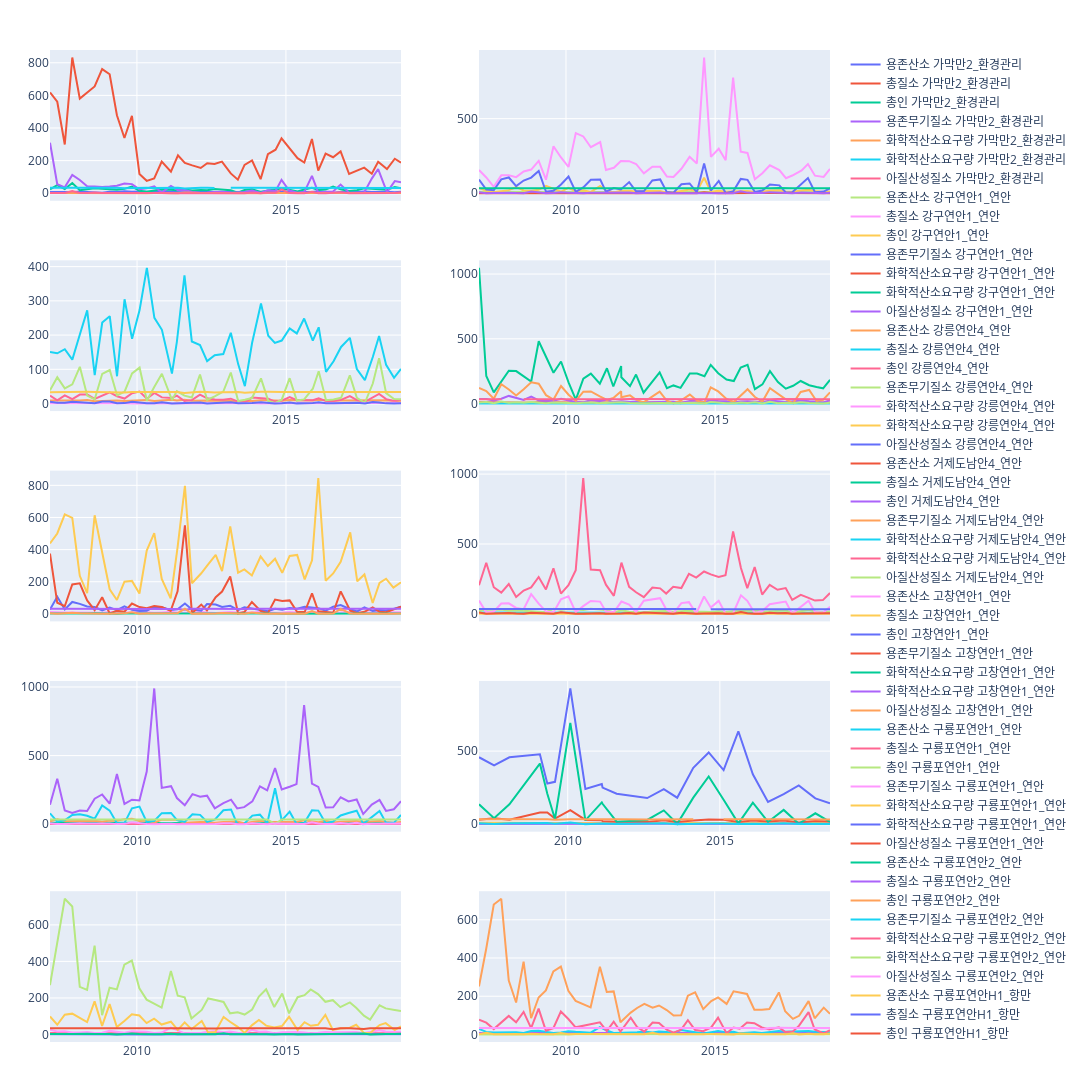

The code cell stored with this chart in its notebook:
### Code cell
ocean_df = pd.read_csv(f'data/surface/0.05/2018.csv')
origin = pd.read_csv('./data/2018.csv')
print(ocean_df.columns)
print(len(origin['station'].unique().tolist()))
unique_values = ocean_df['station'].unique().tolist()
print("개수:",len(unique_values))
fig = make_subplots(rows=5, cols=2)


for i, d in enumerate(unique_values[:10]):
    row = i // 2 + 1  # 행 결정
    col = i % 2 + 1   # 열 결정
    x = ocean_df.loc[ocean_df['station'] == d].sort_values(by='date_time').reset_index()
    
    fig.add_trace(go.Scatter(x=x['date_time'], y=x['용존산소[mg/L]'], name=f'용존산소 {d}'), row=row, col=col)
    fig.add_trace(go.Scatter(x=x['date_time'], y=x['총질소[μg/L]'], name=f'총질소 {d}'), row=row, col=col)
    fig.add_trace(go.Scatter(x=x['date_time'], y=x['총인[μg/L]'], name=f'총인 {d}'), row=row, col=col)
    fig.add_trace(go.Scatter(x=x['date_time'], y=x['용존무기질소[μg/L]'], name=f'용존무기질소 {d}'), row=row, col=col)
    fig.add_trace(go.Scatter(x=x['date_time'], y=x['화학적산소요구량[mg/L]'], name=f'화학적산소요구량 {d}'), row=row, col=col)
    fig.add_trace(go.Scatter(x=x['date_time'], y=x['염분[psu]'], name=f'화학적산소요구량 {d}'), row=row, col=col)
    fig.add_trace(go.Scatter(x=x['date_time'], y=x['아질산성질소[μg/L]'], name=f'아질산성질소 {d}'), row=row, col=col)

fig.update_layout(width=1200, height=1200, margin=dict(t=50, b=50, l=50, r=50))

fig.show()

### Figure 1 — Plotly figure (JSON) as saved in the notebook; plotly's stock layout.template omitted (floating-point values rounded to 4 significant figures; data arrays with more than 128 entries replaced by an {"elided": "..."} marker saying what was removed)
{"data": [{"name": "용존산소 가막만2_환경관리", "type": "scatter", "x": {"elided": "252 str values"}, "xaxis": "x", "y": {"elided": "252 float values"}, "yaxis": "y"}, {"name": "총질소 가막만2_환경관리", "type": "scatter", "x": {"elided": "252 str values"}, "xaxis": "x", "y": {"elided": "252 float values"}, "yaxis": "y"}, {"name": "총인 가막만2_환경관리", "type": "scatter", "x": {"elided": "252 str values"}, "xaxis": "x", "y": {"elided": "252 float values"}, "yaxis": "y"}, {"name": "용존무기질소 가막만2_환경관리", "type": "scatter", "x": {"elided": "252 str values"}, "xaxis": "x", "y": {"elided": "252 float values"}, "yaxis": "y"}, {"name": "화학적산소요구량 가막만2_환경관리", "type": "scatter", "x": {"elided": "252 str values"}, "xaxis": "x", "y": {"elided": "252 float values"}, "yaxis": "y"}, {"name": "화학적산소요구량 가막만2_환경관리", "type": "scatter", "x": {"elided": "252 str values"}, "xaxis": "x", "y": {"elided": "252 float values"}, "yaxis": "y"}, {"name": "아질산성질소 가막만2_환경관리", "type": "scatter", "x": {"elided": "252 str values"}, "xaxis": "x", "y": {"elided": "252 float values"}, "yaxis": "y"}, {"name": "용존산소 강구연안1_연안", "type": "scatter", "x": {"elided": "252 str values"}, "xaxis": "x2", "y": {"elided": "252 float values"}, "yaxis": "y2"}, {"name": "총질소 강구연안1_연안", "type": "scatter", "x": {"elided": "252 str values"}, "xaxis": "x2", "y": {"elided": "252 float values"}, "yaxis": "y2"}, {"name": "총인 강구연안1_연안", "type": "scatter", "x": {"elided": "252 str values"}, "xaxis": "x2", "y": {"elided": "252 float values"}, "yaxis": "y2"}, {"name": "용존무기질소 강구연안1_연안", "type": "scatter", "x": {"elided": "252 str values"}, "xaxis": "x2", "y": {"elided": "252 float values"}, "yaxis": "y2"}, {"name": "화학적산소요구량 강구연안1_연안", "type": "scatter", "x": {"elided": "252 str values"}, "xaxis": "x2", "y": {"elided": "252 float values"}, "yaxis": "y2"}, {"name": "화학적산소요구량 강구연안1_연안", "type": "scatter", "x": {"elided": "252 str values"}, "xaxis": "x2", "y": {"elided": "252 float values"}, "yaxis": "y2"}, {"name": "아질산성질소 강구연안1_연안", "type": "scatter", "x": {"elided": "252 str values"}, "xaxis": "x2", "y": {"elided": "252 float values"}, "yaxis": "y2"}, {"name": "용존산소 강릉연안4_연안", "type": "scatter", "x": {"elided": "252 str values"}, "xaxis": "x3", "y": {"elided": "252 float values"}, "yaxis": "y3"}, {"name": "총질소 강릉연안4_연안", "type": "scatter", "x": {"elided": "252 str values"}, "xaxis": "x3", "y": {"elided": "252 float values"}, "yaxis": "y3"}, {"name": "총인 강릉연안4_연안", "type": "scatter", "x": {"elided": "252 str values"}, "xaxis": "x3", "y": {"elided": "252 float values"}, "yaxis": "y3"}, {"name": "용존무기질소 강릉연안4_연안", "type": "scatter", "x": {"elided": "252 str values"}, "xaxis": "x3", "y": {"elided": "252 float values"}, "yaxis": "y3"}, {"name": "화학적산소요구량 강릉연안4_연안", "type": "scatter", "x": {"elided": "252 str values"}, "xaxis": "x3", "y": {"elided": "252 float values"}, "yaxis": "y3"}, {"name": "화학적산소요구량 강릉연안4_연안", "type": "scatter", "x": {"elided": "252 str values"}, "xaxis": "x3", "y": {"elided": "252 float values"}, "yaxis": "y3"}, {"name": "아질산성질소 강릉연안4_연안", "type": "scatter", "x": {"elided": "252 str values"}, "xaxis": "x3", "y": {"elided": "252 float values"}, "yaxis": "y3"}, {"name": "용존산소 거제도남안4_연안", "type": "scatter", "x": {"elided": "252 str values"}, "xaxis": "x4", "y": {"elided": "252 float values"}, "yaxis": "y4"}, {"name": "총질소 거제도남안4_연안", "type": "scatter", "x": {"elided": "252 str values"}, "xaxis": "x4", "y": {"elided": "252 float values"}, "yaxis": "y4"}, {"name": "총인 거제도남안4_연안", "type": "scatter", "x": {"elided": "252 str values"}, "xaxis": "x4", "y": {"elided": "252 float values"}, "yaxis": "y4"}, {"name": "용존무기질소 거제도남안4_연안", "type": "scatter", "x": {"elided": "252 str values"}, "xaxis": "x4", "y": {"elided": "252 float values"}, "yaxis": "y4"}, {"name": "화학적산소요구량 거제도남안4_연안", "type": "scatter", "x": {"elided": "252 str values"}, "xaxis": "x4", "y": {"elided": "252 float values"}, "yaxis": "y4"}, {"name": "화학적산소요구량 거제도남안4_연안", "type": "scatter", "x": {"elided": "252 str values"}, "xaxis": "x4", "y": {"elided": "252 float values"}, "yaxis": "y4"}, {"name": "아질산성질소 거제도남안4_연안", "type": "scatter", "x": {"elided": "252 str values"}, "xaxis": "x4", "y": {"elided": "252 float values"}, "yaxis": "y4"}, {"name": "용존산소 고창연안1_연안", "type": "scatter", "x": {"elided": "252 str values"}, "xaxis": "x5", "y": {"elided": "252 float values"}, "yaxis": "y5"}, {"name": "총질소 고창연안1_연안", "type": "scatter", "x": {"elided": "252 str values"}, "xaxis": "x5", "y": {"elided": "252 float values"}, "yaxis": "y5"}, {"name": "총인 고창연안1_연안", "type": "scatter", "x": {"elided": "252 str values"}, "xaxis": "x5", "y": {"elided": "252 float values"}, "yaxis": "y5"}, {"name": "용존무기질소 고창연안1_연안", "type": "scatter", "x": {"elided": "252 str values"}, "xaxis": "x5", "y": {"elided": "252 float values"}, "yaxis": "y5"}, {"name": "화학적산소요구량 고창연안1_연안", "type": "scatter", "x": {"elided": "252 str values"}, "xaxis": "x5", "y": {"elided": "252 float values"}, "yaxis": "y5"}, {"name": "화학적산소요구량 고창연안1_연안", "type": "scatter", "x": {"elided": "252 str values"}, "xaxis": "x5", "y": {"elided": "252 float values"}, "yaxis": "y5"}, {"name": "아질산성질소 고창연안1_연안", "type": "scatter", "x": {"elided": "252 str values"}, "xaxis": "x5", "y": {"elided": "252 float values"}, "yaxis": "y5"}, {"name": "용존산소 구룡포연안1_연안", "type": "scatter", "x": {"elided": "252 str values"}, "xaxis": "x6", "y": {"elided": "252 float values"}, "yaxis": "y6"}, {"name": "총질소 구룡포연안1_연안", "type": "scatter", "x": {"elided": "252 str values"}, "xaxis": "x6", "y": {"elided": "252 float values"}, "yaxis": "y6"}, {"name": "총인 구룡포연안1_연안", "type": "scatter", "x": {"elided": "252 str values"}, "xaxis": "x6", "y": {"elided": "252 float values"}, "yaxis": "y6"}, {"name": "용존무기질소 구룡포연안1_연안", "type": "scatter", "x": {"elided": "252 str values"}, "xaxis": "x6", "y": {"elided": "252 float values"}, "yaxis": "y6"}, {"name": "화학적산소요구량 구룡포연안1_연안", "type": "scatter", "x": {"elided": "252 str values"}, "xaxis": "x6", "y": {"elided": "252 float values"}, "yaxis": "y6"}, {"name": "화학적산소요구량 구룡포연안1_연안", "type": "scatter", "x": {"elided": "252 str values"}, "xaxis": "x6", "y": {"elided": "252 float values"}, "yaxis": "y6"}, {"name": "아질산성질소 구룡포연안1_연안", "type": "scatter", "x": {"elided": "252 str values"}, "xaxis": "x6", "y": {"elided": "252 float values"}, "yaxis": "y6"}, {"name": "용존산소 구룡포연안2_연안", "type": "scatter", "x": {"elided": "252 str values"}, "xaxis": "x7", "y": {"elided": "252 float values"}, "yaxis": "y7"}, {"name": "총질소 구룡포연안2_연안", "type": "scatter", "x": {"elided": "252 str values"}, "xaxis": "x7", "y": {"elided": "252 float values"}, "yaxis": "y7"}, {"name": "총인 구룡포연안2_연안", "type": "scatter", "x": {"elided": "252 str values"}, "xaxis": "x7", "y": {"elided": "252 float values"}, "yaxis": "y7"}, {"name": "용존무기질소 구룡포연안2_연안", "type": "scatter", "x": {"elided": "252 str values"}, "xaxis": "x7", "y": {"elided": "252 float values"}, "yaxis": "y7"}, {"name": "화학적산소요구량 구룡포연안2_연안", "type": "scatter", "x": {"elided": "252 str values"}, "xaxis": "x7", "y": {"elided": "252 float values"}, "yaxis": "y7"}, {"name": "화학적산소요구량 구룡포연안2_연안", "type": "scatter", "x": {"elided": "252 str values"}, "xaxis": "x7", "y": {"elided": "252 float values"}, "yaxis": "y7"}, {"name": "아질산성질소 구룡포연안2_연안", "type": "scatter", "x": {"elided": "252 str values"}, "xaxis": "x7", "y": {"elided": "252 float values"}, "yaxis": "y7"}, {"name": "용존산소 구룡포연안H1_항만", "type": "scatter", "x": ["2007-02-01", "2007-02-01", "2007-02-01", "2007-02-01", "2007-02-01", "2007-02-01", "2007-02-01", "2007-08-01", "2007-08-01", "2007-08-01", "2007-08-01", "2007-08-01", "2007-08-01", "2007-08-01", "2008-02-01", "2008-02-01", "2008-02-01", "2008-02-01", "2008-02-01", "2008-02-01", "2008-02-01", "2009-02-01", "2009-02-01", "2009-02-01", "2009-02-01", "2009-02-01", "2009-02-01", "2009-02-01", "2009-05-01", "2009-05-01", "2009-05-01", "2009-05-01", "2009-05-01", "2009-05-01", "2009-05-01", "2009-08-01", "2009-08-01", "2009-08-01", "2009-08-01", "2009-08-01", "2009-08-01", "2009-08-01", "2010-02-01", "2010-02-01", "2010-02-01", "2010-02-01", "2010-02-01", "2010-02-01", "2010-02-01", "2010-08-01", "2010-08-01", "2010-08-01", "2010-08-01", "2010-08-01", "2010-08-01", "2010-08-01", "2011-02-14", "2011-02-14", "2011-02-14", "2011-02-14", "2011-02-14", "2011-02-14", "2011-02-14", "2011-02-23", "2011-02-23", "2011-02-23", "2011-02-23", "2011-02-23", "2011-02-23", "2011-02-23", "2011-08-11", "2011-08-11", "2011-08-11", "2011-08-11", "2011-08-11", "2011-08-11", "2011-08-11", "2012-08-12", "2012-08-12", "2012-08-12", "2012-08-12", "2012-08-12", "2012-08-12", "2012-08-12", "2013-02-27", "2013-02-27", "2013-02-27", "2013-02-27", "2013-02-27", "2013-02-27", "2013-08-07", "2013-08-07", "2013-08-07", "2013-08-07", "2013-08-07", "2013-08-07", "2014-02-16", "2014-02-16", "2014-02-16", "2014-02-16", "2014-02-16", "2014-08-20", "2014-08-20", "2014-08-20", "2014-08-20", "2014-08-20", "2015-02-15", "2015-02-15", "2015-02-15", "2015-02-15", "2015-08-11", "2015-08-11", "2015-08-11", "2015-08-11", "2016-02-01", "2016-02-01", "2016-02-01", "2016-08-01", "2016-08-01", "2016-08-01", "2017-02-05", "2017-02-05", "2017-08-05", "2017-08-05", "2018-02-20", "2018-08-15"], "xaxis": "x8", "y": [10.2, 10.2, 10.2, 10.2, 10.2, 10.2, 10.2, 8.31, 8.31, 8.31, 8.31, 8.31, 8.31, 8.31, 10.2, 10.2, 10.2, 10.2, 10.2, 10.2, 10.2, 7.976, 7.976, 7.976, 7.976, 7.976, 7.976, 7.976, 7.976, 7.976, 7.976, 7.976, 7.976, 7.976, 7.976, 6.772, 6.772, 6.772, 6.772, 6.772, 6.772, 6.772, 8.977, 8.977, 8.977, 8.977, 8.977, 8.977, 8.977, 10.08, 10.08, 10.08, 10.08, 10.08, 10.08, 10.08, 8.48, 8.48, 8.48, 8.48, 8.48, 8.48, 8.48, 8.579, 8.579, 8.579, 8.579, 8.579, 8.579, 8.579, 8.085, 8.085, 8.085, 8.085, 8.085, 8.085, 8.085, 7.02, 7.02, 7.02, 7.02, 7.02, 7.02, 7.02, 10.46, 10.46, 10.46, 10.46, 10.46, 10.46, 11.51, 11.51, 11.51, 11.51, 11.51, 11.51, 6.77, 6.77, 6.77, 6.77, 6.77, 6.99, 6.99, 6.99, 6.99, 6.99, 9.771, 9.771, 9.771, 9.771, 8.601, 8.601, 8.601, 8.601, 9.7, 9.7, 9.7, 8.22, 8.22, 8.22, 8.55, 8.55, 8.22, 8.22, 9.7, 8.61], "yaxis": "y8"}, {"name": "총질소 구룡포연안H1_항만", "type": "scatter", "x": ["2007-02-01", "2007-02-01", "2007-02-01", "2007-02-01", "2007-02-01", "2007-02-01", "2007-02-01", "2007-08-01", "2007-08-01", "2007-08-01", "2007-08-01", "2007-08-01", "2007-08-01", "2007-08-01", "2008-02-01", "2008-02-01", "2008-02-01", "2008-02-01", "2008-02-01", "2008-02-01", "2008-02-01", "2009-02-01", "2009-02-01", "2009-02-01", "2009-02-01", "2009-02-01", "2009-02-01", "2009-02-01", "2009-05-01", "2009-05-01", "2009-05-01", "2009-05-01", "2009-05-01", "2009-05-01", "2009-05-01", "2009-08-01", "2009-08-01", "2009-08-01", "2009-08-01", "2009-08-01", "2009-08-01", "2009-08-01", "2010-02-01", "2010-02-01", "2010-02-01", "2010-02-01", "2010-02-01", "2010-02-01", "2010-02-01", "2010-08-01", "2010-08-01", "2010-08-01", "2010-08-01", "2010-08-01", "2010-08-01", "2010-08-01", "2011-02-14", "2011-02-14", "2011-02-14", "2011-02-14", "2011-02-14", "2011-02-14", "2011-02-14", "2011-02-23", "2011-02-23", "2011-02-23", "2011-02-23", "2011-02-23", "2011-02-23", "2011-02-23", "2011-08-11", "2011-08-11", "2011-08-11", "2011-08-11", "2011-08-11", "2011-08-11", "2011-08-11", "2012-08-12", "2012-08-12", "2012-08-12", "2012-08-12", "2012-08-12", "2012-08-12", "2012-08-12", "2013-02-27", "2013-02-27", "2013-02-27", "2013-02-27", "2013-02-27", "2013-02-27", "2013-08-07", "2013-08-07", "2013-08-07", "2013-08-07", "2013-08-07", "2013-08-07", "2014-02-16", "2014-02-16", "2014-02-16", "2014-02-16", "2014-02-16", "2014-08-20", "2014-08-20", "2014-08-20", "2014-08-20", "2014-08-20", "2015-02-15", "2015-02-15", "2015-02-15", "2015-02-15", "2015-08-11", "2015-08-11", "2015-08-11", "2015-08-11", "2016-02-01", "2016-02-01", "2016-02-01", "2016-08-01", "2016-08-01", "2016-08-01", "2017-02-05", "2017-02-05", "2017-08-05", "2017-08-05", "2018-02-20", "2018-08-15"], "xaxis": "x8", "y": [458, 458, 458, 458, 458, 458, 458, 402.4, 402.4, 402.4, 402.4, 402.4, 402.4, 402.4, 458, 458, 458, 458, 458, 458, 458, 478, 478, 478, 478, 478, 478, 478, 278.3, 278.3, 278.3, 278.3, 278.3, 278.3, 278.3, 289.8, 289.8, 289.8, 289.8, 289.8, 289.8, 289.8, 929, 929, 929, 929, 929, 929, 929, 241.3, 241.3, 241.3, 241.3, 241.3, 241.3, 241.3, 274.6, 274.6, 274.6, 274.6, 274.6, 274.6, 274.6, 250.7, 250.7, 250.7, 250.7, 250.7, 250.7, 250.7, 208.2, 208.2, 208.2, 208.2, 208.2, 208.2, 208.2, 178.9, 178.9, 178.9, 178.9, 178.9, 178.9, 178.9, 239.2, 239.2, 239.2, 239.2, 239.2, 239.2, 181, 181, 181, 181, 181, 181, 386.3, 386.3, 386.3, 386.3, 386.3, 491, 491, 491, 491, 491, 369.8, 369.8, 369.8, 369.8, 635.6, 635.6, 635.6, 635.6, 341, 341, 341, 151.6, 151.6, 151.6, 205.4, 205.4, 264.8, 264.8, 176.7, 142.7], "yaxis": "y8"}, {"name": "총인 구룡포연안H1_항만", "type": "scatter", "x": ["2007-02-01", "2007-02-01", "2007-02-01", "2007-02-01", "2007-02-01", "2007-02-01", "2007-02-01", "2007-08-01", "2007-08-01", "2007-08-01", "2007-08-01", "2007-08-01", "2007-08-01", "2007-08-01", "2008-02-01", "2008-02-01", "2008-02-01", "2008-02-01", "2008-02-01", "2008-02-01", "2008-02-01", "2009-02-01", "2009-02-01", "2009-02-01", "2009-02-01", "2009-02-01", "2009-02-01", "2009-02-01", "2009-05-01", "2009-05-01", "2009-05-01", "2009-05-01", "2009-05-01", "2009-05-01", "2009-05-01", "2009-08-01", "2009-08-01", "2009-08-01", "2009-08-01", "2009-08-01", "2009-08-01", "2009-08-01", "2010-02-01", "2010-02-01", "2010-02-01", "2010-02-01", "2010-02-01", "2010-02-01", "2010-02-01", "2010-08-01", "2010-08-01", "2010-08-01", "2010-08-01", "2010-08-01", "2010-08-01", "2010-08-01", "2011-02-14", "2011-02-14", "2011-02-14", "2011-02-14", "2011-02-14", "2011-02-14", "2011-02-14", "2011-02-23", "2011-02-23", "2011-02-23", "2011-02-23", "2011-02-23", "2011-02-23", "2011-02-23", "2011-08-11", "2011-08-11", "2011-08-11", "2011-08-11", "2011-08-11", "2011-08-11", "2011-08-11", "2012-08-12", "2012-08-12", "2012-08-12", "2012-08-12", "2012-08-12", "2012-08-12", "2012-08-12", "2013-02-27", "2013-02-27", "2013-02-27", "2013-02-27", "2013-02-27", "2013-02-27", "2013-08-07", "2013-08-07", "2013-08-07", "2013-08-07", "2013-08-07", "2013-08-07", "2014-02-16", "2014-02-16", "2014-02-16", "2014-02-16", "2014-02-16", "2014-08-20", "2014-08-20", "2014-08-20", "2014-08-20", "2014-08-20", "2015-02-15", "2015-02-15", "2015-02-15", "2015-02-15", "2015-08-11", "2015-08-11", "2015-08-11", "2015-08-11", "2016-02-01", "2016-02-01", "2016-02-01", "2016-08-01", "2016-08-01", "2016-08-01", "2017-02-05", "2017-02-05", "2017-08-05", "2017-08-05", "2018-02-20", "2018-08-15"], "xaxis": "x8", "y": [30, 30, 30, 30, 30, 30, 30, 40.92, 40.92, 40.92, 40.92, 40.92, 40.92, 40.92, 30, 30, 30, 30, 30, 30, 30, 79.33, 79.33, 79.33, 79.33, 79.33, 79.33, 79.33, 79.33, 79.33, 79.33, 79.33, 79.33, 79.33, 79.33, 38.14, 38.14, 38.14, 38.14, 38.14, 38.14, 38.14, 96, 96, 96, 96, 96, 96, 96, 29, 29, 29, 29, 29, 29, 29, 26.9, 26.9, 26.9, 26.9, 26.9, 26.9, 26.9, 20.3, 20.3, 20.3, 20.3, 20.3, 20.3, 20.3, 16.09, 16.09, 16.09, 16.09, 16.09, 16.09, 16.09, 15.3, 15.3, 15.3, 15.3, 15.3, 15.3, 15.3, 26.7, 26.7, 26.7, 26.7, 26.7, 26.7, 15.3, 15.3, 15.3, 15.3, 15.3, 15.3, 24.9, 24.9, 24.9, 24.9, 24.9, 31.2, 31.2, 31.2, 31.2, 31.2, 29.48, 29.48, 29.48, 29.48, 14.75, 14.75, 14.75, 14.75, 24.9, 24.9, 24.9, 18.8, 18.8, 18.8, 25.4, 25.4, 12.2, 12.2, 21.2, 18.9], "yaxis": "y8"}, {"name": "용존무기질소 구룡포연안H1_항만", "type": "scatter", "x": ["2007-02-01", "2007-02-01", "2007-02-01", "2007-02-01", "2007-02-01", "2007-02-01", "2007-02-01", "2007-08-01", "2007-08-01", "2007-08-01", "2007-08-01", "2007-08-01", "2007-08-01", "2007-08-01", "2008-02-01", "2008-02-01", "2008-02-01", "2008-02-01", "2008-02-01", "2008-02-01", "2008-02-01", "2009-02-01", "2009-02-01", "2009-02-01", "2009-02-01", "2009-02-01", "2009-02-01", "2009-02-01", "2009-05-01", "2009-05-01", "2009-05-01", "2009-05-01", "2009-05-01", "2009-05-01", "2009-05-01", "2009-08-01", "2009-08-01", "2009-08-01", "2009-08-01", "2009-08-01", "2009-08-01", "2009-08-01", "2010-02-01", "2010-02-01", "2010-02-01", "2010-02-01", "2010-02-01", "2010-02-01", "2010-02-01", "2010-08-01", "2010-08-01", "2010-08-01", "2010-08-01", "2010-08-01", "2010-08-01", "2010-08-01", "2011-02-14", "2011-02-14", "2011-02-14", "2011-02-14", "2011-02-14", "2011-02-14", "2011-02-14", "2011-02-23", "2011-02-23", "2011-02-23", "2011-02-23", "2011-02-23", "2011-02-23", "2011-02-23", "2011-08-11", "2011-08-11", "2011-08-11", "2011-08-11", "2011-08-11", "2011-08-11", "2011-08-11", "2012-08-12", "2012-08-12", "2012-08-12", "2012-08-12", "2012-08-12", "2012-08-12", "2012-08-12", "2013-02-27", "2013-02-27", "2013-02-27", "2013-02-27", "2013-02-27", "2013-02-27", "2013-08-07", "2013-08-07", "2013-08-07", "2013-08-07", "2013-08-07", "2013-08-07", "2014-02-16", "2014-02-16", "2014-02-16", "2014-02-16", "2014-02-16", "2014-08-20", "2014-08-20", "2014-08-20", "2014-08-20", "2014-08-20", "2015-02-15", "2015-02-15", "2015-02-15", "2015-02-15", "2015-08-11", "2015-08-11", "2015-08-11", "2015-08-11", "2016-02-01", "2016-02-01", "2016-02-01", "2016-08-01", "2016-08-01", "2016-08-01", "2017-02-05", "2017-02-05", "2017-08-05", "2017-08-05", "2018-02-20", "2018-08-15"], "xaxis": "x8", "y": [136, 136, 136, 136, 136, 136, 136, 41.23, 41.23, 41.23, 41.23, 41.23, 41.23, 41.23, 136, 136, 136, 136, 136, 136, 136, 414.9, 414.9, 414.9, 414.9, 414.9, 414.9, 414.9, 207.5, 207.5, 207.5, 207.5, 207.5, 207.5, 207.5, 35.15, 35.15, 35.15, 35.15, 35.15, 35.15, 35.15, 693, 693, 693, 693, 693, 693, 693, 26, 26, 26, 26, 26, 26, 26, 149.1, 149.1, 149.1, 149.1, 149.1, 149.1, 149.1, 139.4, 139.4, 139.4, 139.4, 139.4, 139.4, 139.4, 16.6, 16.6, 16.6, 16.6, 16.6, 16.6, 16.6, 29.1, 29.1, 29.1, 29.1, 29.1, 29.1, 29.1, 94.1, 94.1, 94.1, 94.1, 94.1, 94.1, 2.3, 2.3, 2.3, 2.3, 2.3, 2.3, 181.3, 181.3, 181.3, 181.3, 181.3, 326.9, 326.9, 326.9, 326.9, 326.9, 167.5, 167.5, 167.5, 167.5, 5.666, 5.666, 5.666, 5.666, 147.2, 147.2, 147.2, 15.2, 15.2, 15.2, 97.6, 97.6, 2.2, 2.2, 74.4, 14.9], "yaxis": "y8"}, {"name": "화학적산소요구량 구룡포연안H1_항만", "type": "scatter", "x": ["2007-02-01", "2007-02-01", "2007-02-01", "2007-02-01", "2007-02-01", "2007-02-01", "2007-02-01", "2007-08-01", "2007-08-01", "2007-08-01", "2007-08-01", "2007-08-01", "2007-08-01", "2007-08-01", "2008-02-01", "2008-02-01", "2008-02-01", "2008-02-01", "2008-02-01", "2008-02-01", "2008-02-01", "2009-02-01", "2009-02-01", "2009-02-01", "2009-02-01", "2009-02-01", "2009-02-01", "2009-02-01", "2009-05-01", "2009-05-01", "2009-05-01", "2009-05-01", "2009-05-01", "2009-05-01", "2009-05-01", "2009-08-01", "2009-08-01", "2009-08-01", "2009-08-01", "2009-08-01", "2009-08-01", "2009-08-01", "2010-02-01", "2010-02-01", "2010-02-01", "2010-02-01", "2010-02-01", "2010-02-01", "2010-02-01", "2010-08-01", "2010-08-01", "2010-08-01", "2010-08-01", "2010-08-01", "2010-08-01", "2010-08-01", "2011-02-14", "2011-02-14", "2011-02-14", "2011-02-14", "2011-02-14", "2011-02-14", "2011-02-14", "2011-02-23", "2011-02-23", "2011-02-23", "2011-02-23", "2011-02-23", "2011-02-23", "2011-02-23", "2011-08-11", "2011-08-11", "2011-08-11", "2011-08-11", "2011-08-11", "2011-08-11", "2011-08-11", "2012-08-12", "2012-08-12", "2012-08-12", "2012-08-12", "2012-08-12", "2012-08-12", "2012-08-12", "2013-02-27", "2013-02-27", "2013-02-27", "2013-02-27", "2013-02-27", "2013-02-27", "2013-08-07", "2013-08-07", "2013-08-07", "2013-08-07", "2013-08-07", "2013-08-07", "2014-02-16", "2014-02-16", "2014-02-16", "2014-02-16", "2014-02-16", "2014-08-20", "2014-08-20", "2014-08-20", "2014-08-20", "2014-08-20", "2015-02-15", "2015-02-15", "2015-02-15", "2015-02-15", "2015-08-11", "2015-08-11", "2015-08-11", "2015-08-11", "2016-02-01", "2016-02-01", "2016-02-01", "2016-08-01", "2016-08-01", "2016-08-01", "2017-02-05", "2017-02-05", "2017-08-05", "2017-08-05", "2018-02-20", "2018-08-15"], "xaxis": "x8", "y": [0.58, 0.58, 0.58, 0.58, 0.58, 0.58, 0.58, 0.9189, 0.9189, 0.9189, 0.9189, 0.9189, 0.9189, 0.9189, 0.58, 0.58, 0.58, 0.58, 0.58, 0.58, 0.58, 0.9653, 0.9653, 0.9653, 0.9653, 0.9653, 0.9653, 0.9653, 2.413, 2.413, 2.413, 2.413, 2.413, 2.413, 2.413, 0.96, 0.96, 0.96, 0.96, 0.96, 0.96, 0.96, 0.6667, 0.6667, 0.6667, 0.6667, 0.6667, 0.6667, 0.6667, 0.9813, 0.9813, 0.9813, 0.9813, 0.9813, 0.9813, 0.9813, 0.68, 0.68, 0.68, 0.68, 0.68, 0.68, 0.68, 1.139, 1.139, 1.139, 1.139, 1.139, 1.139, 1.139, 1.082, 1.082, 1.082, 1.082, 1.082, 1.082, 1.082, 1.38, 1.38, 1.38, 1.38, 1.38, 1.38, 1.38, 0.84, 0.84, 0.84, 0.84, 0.84, 0.84, 2.38, 2.38, 2.38, 2.38, 2.38, 2.38, 0.54, 0.54, 0.54, 0.54, 0.54, 1.48, 1.48, 1.48, 1.48, 1.48, 0.7207, 0.7207, 0.7207, 0.7207, 1.57, 1.57, 1.57, 1.57, 0.76, 0.76, 0.76, 1.37, 1.37, 1.37, 1.49, 1.49, 2.12, 2.12, 1.17, 2.16], "yaxis": "y8"}, {"name": "화학적산소요구량 구룡포연안H1_항만", "type": "scatter", "x": ["2007-02-01", "2007-02-01", "2007-02-01", "2007-02-01", "2007-02-01", "2007-02-01", "2007-02-01", "2007-08-01", "2007-08-01", "2007-08-01", "2007-08-01", "2007-08-01", "2007-08-01", "2007-08-01", "2008-02-01", "2008-02-01", "2008-02-01", "2008-02-01", "2008-02-01", "2008-02-01", "2008-02-01", "2009-02-01", "2009-02-01", "2009-02-01", "2009-02-01", "2009-02-01", "2009-02-01", "2009-02-01", "2009-05-01", "2009-05-01", "2009-05-01", "2009-05-01", "2009-05-01", "2009-05-01", "2009-05-01", "2009-08-01", "2009-08-01", "2009-08-01", "2009-08-01", "2009-08-01", "2009-08-01", "2009-08-01", "2010-02-01", "2010-02-01", "2010-02-01", "2010-02-01", "2010-02-01", "2010-02-01", "2010-02-01", "2010-08-01", "2010-08-01", "2010-08-01", "2010-08-01", "2010-08-01", "2010-08-01", "2010-08-01", "2011-02-14", "2011-02-14", "2011-02-14", "2011-02-14", "2011-02-14", "2011-02-14", "2011-02-14", "2011-02-23", "2011-02-23", "2011-02-23", "2011-02-23", "2011-02-23", "2011-02-23", "2011-02-23", "2011-08-11", "2011-08-11", "2011-08-11", "2011-08-11", "2011-08-11", "2011-08-11", "2011-08-11", "2012-08-12", "2012-08-12", "2012-08-12", "2012-08-12", "2012-08-12", "2012-08-12", "2012-08-12", "2013-02-27", "2013-02-27", "2013-02-27", "2013-02-27", "2013-02-27", "2013-02-27", "2013-08-07", "2013-08-07", "2013-08-07", "2013-08-07", "2013-08-07", "2013-08-07", "2014-02-16", "2014-02-16", "2014-02-16", "2014-02-16", "2014-02-16", "2014-08-20", "2014-08-20", "2014-08-20", "2014-08-20", "2014-08-20", "2015-02-15", "2015-02-15", "2015-02-15", "2015-02-15", "2015-08-11", "2015-08-11", "2015-08-11", "2015-08-11", "2016-02-01", "2016-02-01", "2016-02-01", "2016-08-01", "2016-08-01", "2016-08-01", "2017-02-05", "2017-02-05", "2017-08-05", "2017-08-05", "2018-02-20", "2018-08-15"], "xaxis": "x8", "y": [33.76, 33.76, 33.76, 33.76, 33.76, 33.76, 33.76, 32.62, 32.62, 32.62, 32.62, 32.62, 32.62, 32.62, 33.76, 33.76, 33.76, 33.76, 33.76, 33.76, 33.76, 33.94, 33.94, 33.94, 33.94, 33.94, 33.94, 33.94, 33.94, 33.94, 33.94, 33.94, 33.94, 33.94, 33.94, 30.91, 30.91, 30.91, 30.91, 30.91, 30.91, 30.91, 33.91, 33.91, 33.91, 33.91, 33.91, 33.91, 33.91, 32.52, 32.52, 32.52, 32.52, 32.52, 32.52, 32.52, 33.3, 33.3, 33.3, 33.3, 33.3, 33.3, 33.3, 33.3, 33.3, 33.3, 33.3, 33.3, 33.3, 33.3, 32.87, 32.87, 32.87, 32.87, 32.87, 32.87, 32.87, 32.2, 32.2, 32.2, 32.2, 32.2, 32.2, 32.2, 33.84, 33.84, 33.84, 33.84, 33.84, 33.84, 33.18, 33.18, 33.18, 33.18, 33.18, 33.18, 34.14, 34.14, 34.14, 34.14, 34.14, null, null, null, null, null, 33.78, 33.78, 33.78, 33.78, 31.97, 31.97, 31.97, 31.97, 33.83, 33.83, 33.83, 33.6, 33.6, 33.6, 34.37, 34.37, 32.01, 32.01, 34.28, 32.45], "yaxis": "y8"}, {"name": "아질산성질소 구룡포연안H1_항만", "type": "scatter", "x": ["2007-02-01", "2007-02-01", "2007-02-01", "2007-02-01", "2007-02-01", "2007-02-01", "2007-02-01", "2007-08-01", "2007-08-01", "2007-08-01", "2007-08-01", "2007-08-01", "2007-08-01", "2007-08-01", "2008-02-01", "2008-02-01", "2008-02-01", "2008-02-01", "2008-02-01", "2008-02-01", "2008-02-01", "2009-02-01", "2009-02-01", "2009-02-01", "2009-02-01", "2009-02-01", "2009-02-01", "2009-02-01", "2009-05-01", "2009-05-01", "2009-05-01", "2009-05-01", "2009-05-01", "2009-05-01", "2009-05-01", "2009-08-01", "2009-08-01", "2009-08-01", "2009-08-01", "2009-08-01", "2009-08-01", "2009-08-01", "2010-02-01", "2010-02-01", "2010-02-01", "2010-02-01", "2010-02-01", "2010-02-01", "2010-02-01", "2010-08-01", "2010-08-01", "2010-08-01", "2010-08-01", "2010-08-01", "2010-08-01", "2010-08-01", "2011-02-14", "2011-02-14", "2011-02-14", "2011-02-14", "2011-02-14", "2011-02-14", "2011-02-14", "2011-02-23", "2011-02-23", "2011-02-23", "2011-02-23", "2011-02-23", "2011-02-23", "2011-02-23", "2011-08-11", "2011-08-11", "2011-08-11", "2011-08-11", "2011-08-11", "2011-08-11", "2011-08-11", "2012-08-12", "2012-08-12", "2012-08-12", "2012-08-12", "2012-08-12", "2012-08-12", "2012-08-12", "2013-02-27", "2013-02-27", "2013-02-27", "2013-02-27", "2013-02-27", "2013-02-27", "2013-08-07", "2013-08-07", "2013-08-07", "2013-08-07", "2013-08-07", "2013-08-07", "2014-02-16", "2014-02-16", "2014-02-16", "2014-02-16", "2014-02-16", "2014-08-20", "2014-08-20", "2014-08-20", "2014-08-20", "2014-08-20", "2015-02-15", "2015-02-15", "2015-02-15", "2015-02-15", "2015-08-11", "2015-08-11", "2015-08-11", "2015-08-11", "2016-02-01", "2016-02-01", "2016-02-01", "2016-08-01", "2016-08-01", "2016-08-01", "2017-02-05", "2017-02-05", "2017-08-05", "2017-08-05", "2018-02-20", "2018-08-15"], "xaxis": "x8", "y": [7, 7, 7, 7, 7, 7, 7, 1.626, 1.626, 1.626, 1.626, 1.626, 1.626, 1.626, 7, 7, 7, 7, 7, 7, 7, 8.37, 8.37, 8.37, 8.37, 8.37, 8.37, 8.37, 8.37, 8.37, 8.37, 8.37, 8.37, 8.37, 8.37, 2.52, 2.52, 2.52, 2.52, 2.52, 2.52, 2.52, 11, 11, 11, 11, 11, 11, 11, 0, 0, 0, 0, 0, 0, 0, 5.8, 5.8, 5.8, 5.8, 5.8, 5.8, 5.8, 4.788, 4.788, 4.788, 4.788, 4.788, 4.788, 4.788, 0.252, 0.252, 0.252, 0.252, 0.252, 0.252, 0.252, 1.6, 1.6, 1.6, 1.6, 1.6, 1.6, 1.6, 5.8, 5.8, 5.8, 5.8, 5.8, 5.8, 0.2, 0.2, 0.2, 0.2, 0.2, 0.2, 4.6, 4.6, 4.6, 4.6, 4.6, 5, 5, 5, 5, 5, 4.914, 4.914, 4.914, 4.914, 0.8, 0.8, 0.8, 0.8, 3.6, 3.6, 3.6, 0.8, 0.8, 0.8, 6.2, 6.2, 0.8, 0.8, 3.5, 0.5], "yaxis": "y8"}, {"name": "용존산소 대정연안1_연안", "type": "scatter", "x": {"elided": "252 str values"}, "xaxis": "x9", "y": {"elided": "252 float values"}, "yaxis": "y9"}, {"name": "총질소 대정연안1_연안", "type": "scatter", "x": {"elided": "252 str values"}, "xaxis": "x9", "y": {"elided": "252 float values"}, "yaxis": "y9"}, {"name": "총인 대정연안1_연안", "type": "scatter", "x": {"elided": "252 str values"}, "xaxis": "x9", "y": {"elided": "252 float values"}, "yaxis": "y9"}, {"name": "용존무기질소 대정연안1_연안", "type": "scatter", "x": {"elided": "252 str values"}, "xaxis": "x9", "y": {"elided": "252 float values"}, "yaxis": "y9"}, {"name": "화학적산소요구량 대정연안1_연안", "type": "scatter", "x": {"elided": "252 str values"}, "xaxis": "x9", "y": {"elided": "252 float values"}, "yaxis": "y9"}, {"name": "화학적산소요구량 대정연안1_연안", "type": "scatter", "x": {"elided": "252 str values"}, "xaxis": "x9", "y": {"elided": "252 float values"}, "yaxis": "y9"}, {"name": "아질산성질소 대정연안1_연안", "type": "scatter", "x": {"elided": "252 str values"}, "xaxis": "x9", "y": {"elided": "252 float values"}, "yaxis": "y9"}, {"name": "용존산소 대정연안2_연안", "type": "scatter", "x": {"elided": "245 str values"}, "xaxis": "x10", "y": {"elided": "245 float values"}, "yaxis": "y10"}, {"name": "총질소 대정연안2_연안", "type": "scatter", "x": {"elided": "245 str values"}, "xaxis": "x10", "y": {"elided": "245 float values"}, "yaxis": "y10"}, {"name": "총인 대정연안2_연안", "type": "scatter", "x": {"elided": "245 str values"}, "xaxis": "x10", "y": {"elided": "245 float values"}, "yaxis": "y10"}, {"name": "용존무기질소 대정연안2_연안", "type": "scatter", "x": {"elided": "245 str values"}, "xaxis": "x10", "y": {"elided": "245 float values"}, "yaxis": "y10"}, {"name": "화학적산소요구량 대정연안2_연안", "type": "scatter", "x": {"elided": "245 str values"}, "xaxis": "x10", "y": {"elided": "245 float values"}, "yaxis": "y10"}, {"name": "화학적산소요구량 대정연안2_연안", "type": "scatter", "x": {"elided": "245 str values"}, "xaxis": "x10", "y": {"elided": "245 float values"}, "yaxis": "y10"}, {"name": "아질산성질소 대정연안2_연안", "type": "scatter", "x": {"elided": "245 str values"}, "xaxis": "x10", "y": {"elided": "245 float values"}, "yaxis": "y10"}], "layout": {"height": 1200, "margin": {"b": 50, "l": 50, "r": 50, "t": 50}, "width": 1200, "xaxis": {"anchor": "y", "domain": [0, 0.45]}, "xaxis10": {"anchor": "y10", "domain": [0.55, 1]}, "xaxis2": {"anchor": "y2", "domain": [0.55, 1]}, "xaxis3": {"anchor": "y3", "domain": [0, 0.45]}, "xaxis4": {"anchor": "y4", "domain": [0.55, 1]}, "xaxis5": {"anchor": "y5", "domain": [0, 0.45]}, "xaxis6": {"anchor": "y6", "domain": [0.55, 1]}, "xaxis7": {"anchor": "y7", "domain": [0, 0.45]}, "xaxis8": {"anchor": "y8", "domain": [0.55, 1]}, "xaxis9": {"anchor": "y9", "domain": [0, 0.45]}, "yaxis": {"anchor": "x", "domain": [0.848, 1]}, "yaxis10": {"anchor": "x10", "domain": [0, 0.152]}, "yaxis2": {"anchor": "x2", "domain": [0.848, 1]}, "yaxis3": {"anchor": "x3", "domain": [0.636, 0.788]}, "yaxis4": {"anchor": "x4", "domain": [0.636, 0.788]}, "yaxis5": {"anchor": "x5", "domain": [0.424, 0.576]}, "yaxis6": {"anchor": "x6", "domain": [0.424, 0.576]}, "yaxis7": {"anchor": "x7", "domain": [0.212, 0.364]}, "yaxis8": {"anchor": "x8", "domain": [0.212, 0.364]}, "yaxis9": {"anchor": "x9", "domain": [0, 0.152]}}}
